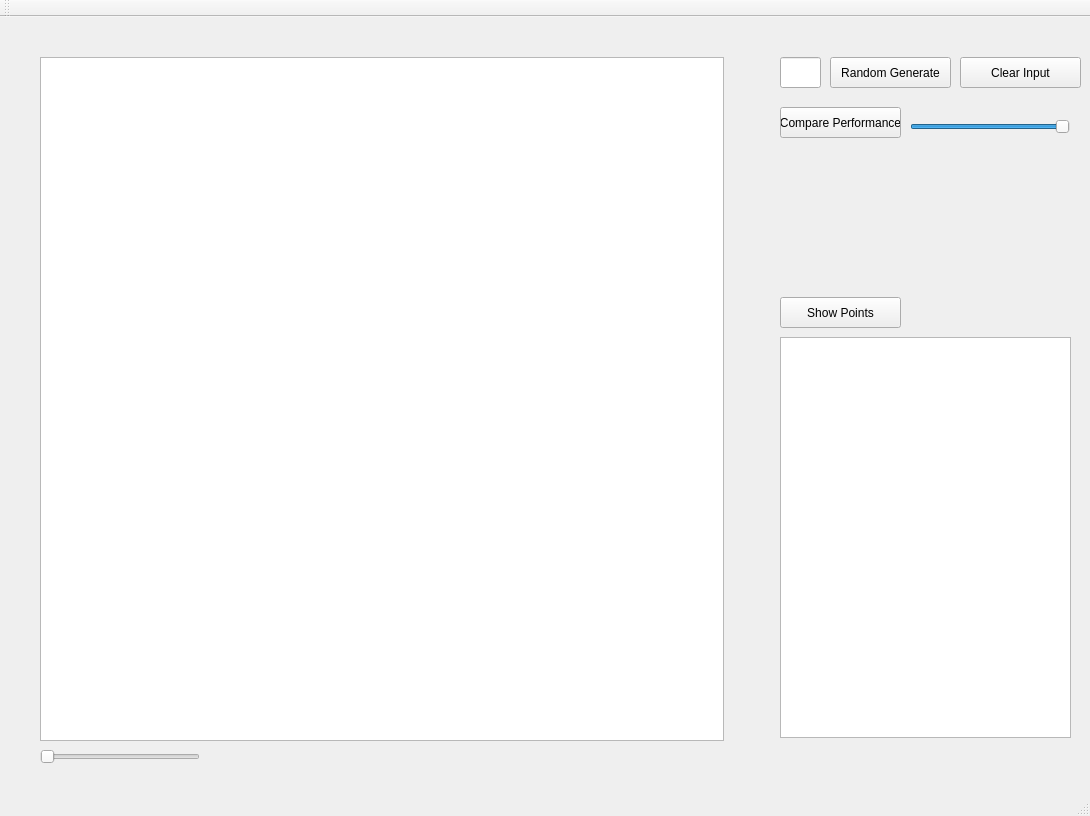
<?xml version="1.0" encoding="UTF-8"?>
<ui version="4.0">
 <class>KD_Tree_GUIClass</class>
 <widget class="QMainWindow" name="KD_Tree_GUIClass">
  <property name="geometry">
   <rect>
    <x>0</x>
    <y>0</y>
    <width>1090</width>
    <height>816</height>
   </rect>
  </property>
  <property name="windowTitle">
   <string>KD_Tree_GUI</string>
  </property>
  <widget class="QWidget" name="centralWidget">
   <widget class="GLWidget" name="graphicsView">
    <property name="geometry">
     <rect>
      <x>40</x>
      <y>40</y>
      <width>684</width>
      <height>684</height>
     </rect>
    </property>
   </widget>
   <widget class="QPushButton" name="ranGenButton">
    <property name="geometry">
     <rect>
      <x>830</x>
      <y>40</y>
      <width>121</width>
      <height>31</height>
     </rect>
    </property>
    <property name="text">
     <string>Random Generate</string>
    </property>
   </widget>
   <widget class="QLineEdit" name="inputNumber">
    <property name="geometry">
     <rect>
      <x>780</x>
      <y>40</y>
      <width>41</width>
      <height>31</height>
     </rect>
    </property>
   </widget>
   <widget class="QPushButton" name="clearInputButton">
    <property name="geometry">
     <rect>
      <x>960</x>
      <y>40</y>
      <width>121</width>
      <height>31</height>
     </rect>
    </property>
    <property name="text">
     <string>Clear Input</string>
    </property>
   </widget>
   <widget class="QTextBrowser" name="outputWindow">
    <property name="geometry">
     <rect>
      <x>780</x>
      <y>320</y>
      <width>291</width>
      <height>401</height>
     </rect>
    </property>
   </widget>
   <widget class="QPushButton" name="showPointsButton">
    <property name="geometry">
     <rect>
      <x>780</x>
      <y>280</y>
      <width>121</width>
      <height>31</height>
     </rect>
    </property>
    <property name="text">
     <string>Show Points</string>
    </property>
   </widget>
   <widget class="QSlider" name="pointSizeChanger">
    <property name="geometry">
     <rect>
      <x>40</x>
      <y>730</y>
      <width>160</width>
      <height>19</height>
     </rect>
    </property>
    <property name="minimum">
     <number>1</number>
    </property>
    <property name="maximum">
     <number>5</number>
    </property>
    <property name="orientation">
     <enum>Qt::Horizontal</enum>
    </property>
   </widget>
   <widget class="QPushButton" name="compPerformButton">
    <property name="geometry">
     <rect>
      <x>780</x>
      <y>90</y>
      <width>121</width>
      <height>31</height>
     </rect>
    </property>
    <property name="text">
     <string>Compare Performance</string>
    </property>
   </widget>
   <widget class="QSlider" name="compDivChanger">
    <property name="geometry">
     <rect>
      <x>910</x>
      <y>100</y>
      <width>160</width>
      <height>19</height>
     </rect>
    </property>
    <property name="minimum">
     <number>1</number>
    </property>
    <property name="maximum">
     <number>10</number>
    </property>
    <property name="value">
     <number>10</number>
    </property>
    <property name="orientation">
     <enum>Qt::Horizontal</enum>
    </property>
   </widget>
  </widget>
  <widget class="QMenuBar" name="menuBar">
   <property name="geometry">
    <rect>
     <x>0</x>
     <y>0</y>
     <width>1090</width>
     <height>21</height>
    </rect>
   </property>
  </widget>
  <widget class="QToolBar" name="mainToolBar">
   <attribute name="toolBarArea">
    <enum>TopToolBarArea</enum>
   </attribute>
   <attribute name="toolBarBreak">
    <bool>false</bool>
   </attribute>
  </widget>
  <widget class="QStatusBar" name="statusBar"/>
 </widget>
 <layoutdefault spacing="6" margin="11"/>
 <customwidgets>
  <customwidget>
   <class>GLWidget</class>
   <extends>QGraphicsView</extends>
   <header>glwidget.h</header>
  </customwidget>
 </customwidgets>
 <resources>
  <include location="kd_tree_gui.qrc"/>
 </resources>
 <connections/>
</ui>
